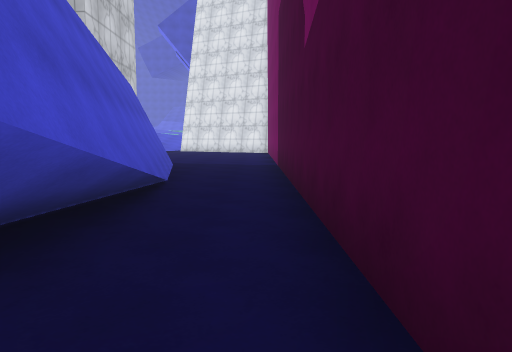
View 1 (above)

14 first-person views from a walk through a 3-D level made in the Unity game engine. The camera is 1.4 m above the floor, tilts 6° down and sees 70° across. The floor is counted in squares, 2 m on a side. Each view is taken from the middle of a square. On the plan, view 1 faces up. The plan holds only what a view shows up to about 11 squares ahead; the rest is blank. The place goes on beyond the plan. The player is left out. Surface patterns are stand-ins for the level's own textures.

View 2
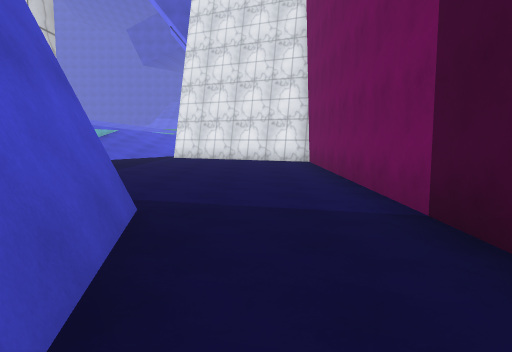

View 3
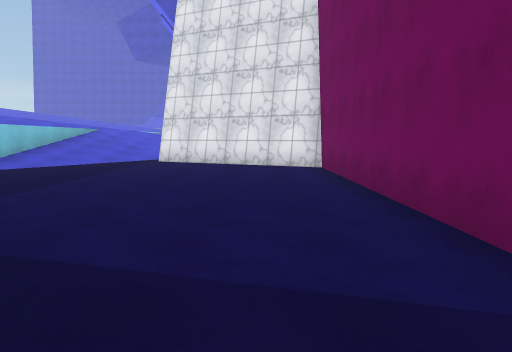

View 4
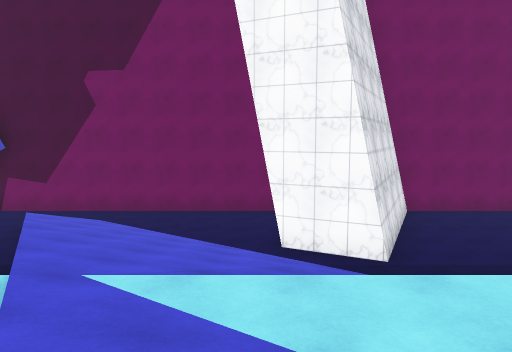

View 5
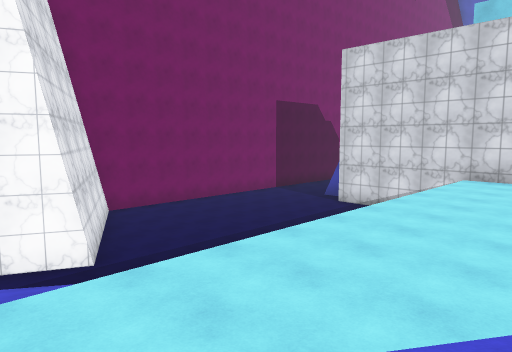

View 6
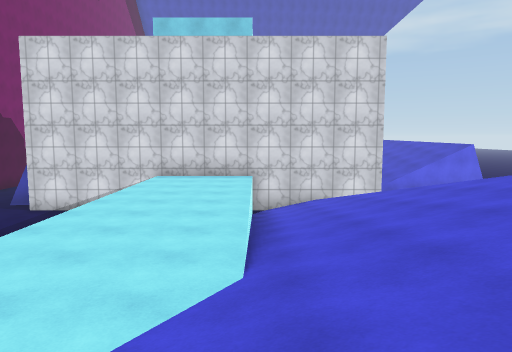

View 7
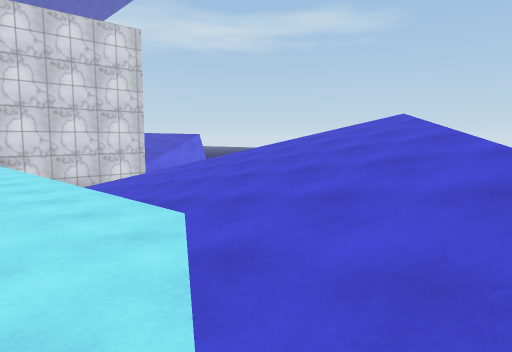

View 8
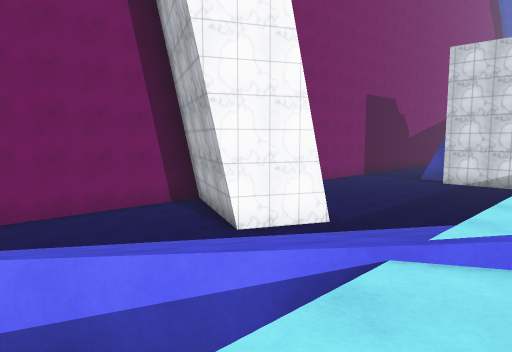

View 9
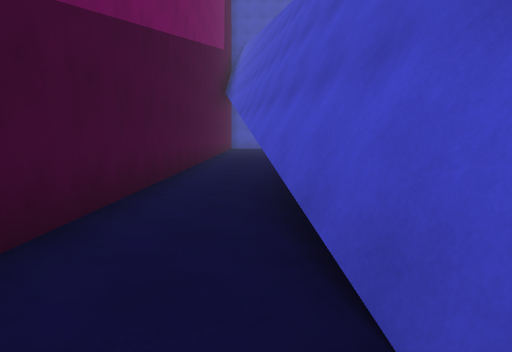

View 10
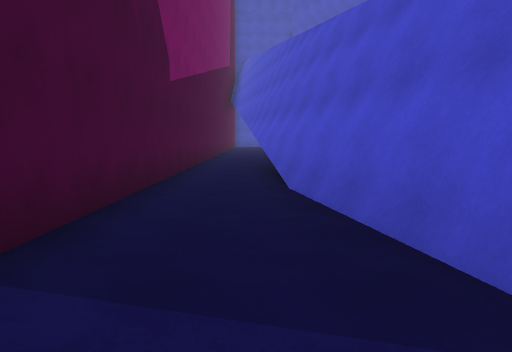

View 11
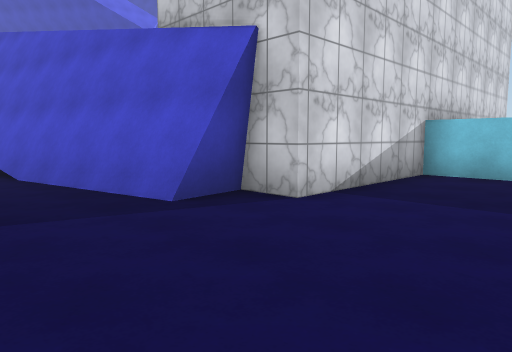

View 12
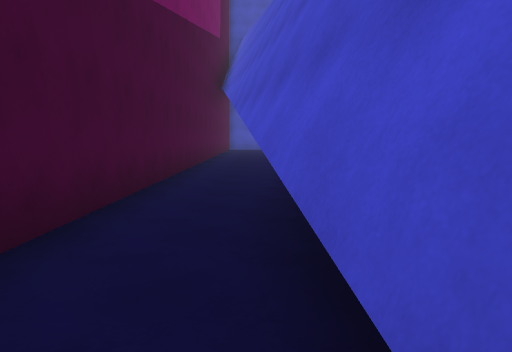

View 13
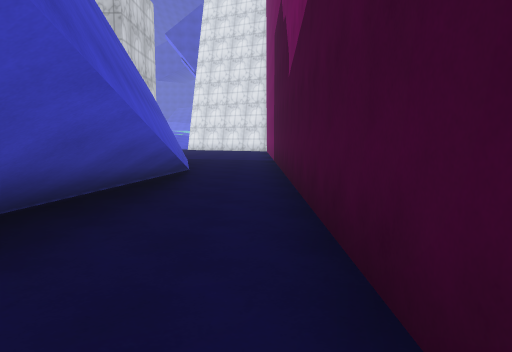

View 14
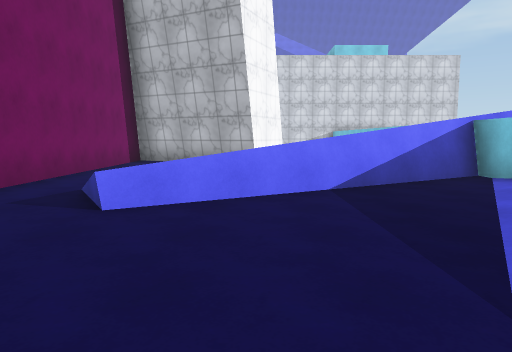

### Floor plan
Key: @ floor where view 1 was taken; # wall or solid block; . main floor; : floor 2 m higher than the main floor; / step, stairs or slope; = window, fence, low wall or low ledge; v drop or lower ground.
Columns run from 14 left of view 1 to 1 right of it. Each row starts with its distance up from view 1.
 30            .
 29           /..  #
 28          /.....#
 27          ......#
 26         /...==.#
 25       :...#///.#
 24       :=#////..#
 23       ://////..#
 22       //////...#
 21     ///////....#
 20    ///:////###.#
 19  ////::////#####
 18 /////:://...####
 17 /////:://.....##
 16 /////::........#
 15 /////::........#
 14  ////::........#
 13  ////::........#
 12   ///::........#
 11   =//::........#
 10  ##########....#
  9           ###..#
  8            ##..#
  7            ##..#
  6             #..#
  5             #..#
  4             ##.#
  3             ##.#
  2             v#.#
  1             v#.#
  0             v#@#
 -1              ..#
 -2              ..#
 -3              ..#
 -4              ..#
 -5              ..#
 -6              ..#

Positions as (right, up) in squares from view 1, and headings:
1: (0, 0), facing up
2: (-1, 6), facing up
3: (-1, 8), facing up
4: (-10, 21), facing right
5: (-10, 21), facing down-right
6: (-10, 21), facing down
7: (-8, 21), facing down-left
8: (-8, 25), facing down-right
9: (-1, 7), facing down
10: (-1, 11), facing down
11: (0, 13), facing down-left
12: (-1, 5), facing down
13: (0, -2), facing up
14: (-3, 30), facing down
